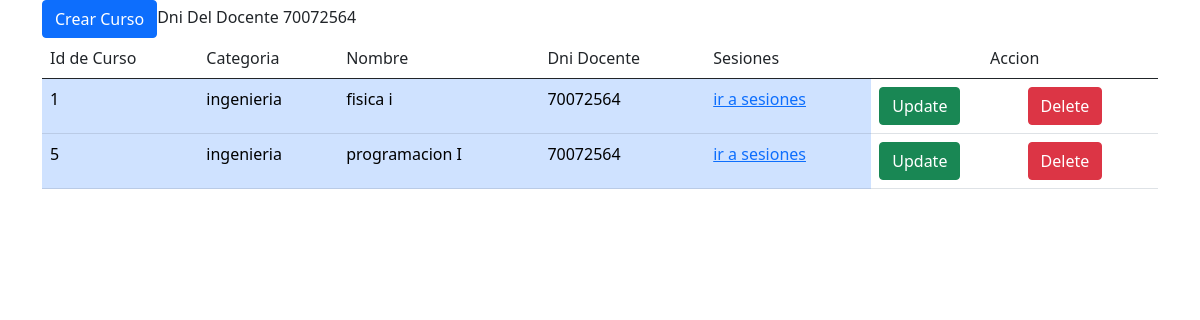
The page /cursos/70072564 on the database its author committed.
### app.py (models this page shows)
class Curso(db.Model):
	idCurso=db.Column(db.Integer, primary_key=True, autoincrement=True)
	categoria=db.Column(db.String(50), nullable=False)
	nombre=db.Column(db.String(50), nullable=False)
	dniDocente=db.Column(db.Integer, db.ForeignKey('docente.dniDocente'))#docente hace refenrencia ala tabla que es creada por la clase Docente que por convencion su tabla esta en minisculas
	sesiones=db.relationship('Sesion', backref='curso', lazy=True)

### app.py (the view)
@app.route("/cursos/<int:dni>", methods=["GET"])
def listar_curso(dni):
	dniB=dni
	curQuery = Curso.query.filter_by(dniDocente=dniB).all()
	if curQuery is None:
		"No exite Cursos con este dni"
	print(curQuery)
	return render_template("cursos.html", cursos=curQuery,dni=dniB)

### templates/cursos.html (shortened to what this page needs)
<!DOCTYPE html>
<html lang="en">
<head>
    <link href="https://cdn.jsdelivr.net/npm/bootstrap@5.0.2/dist/css/bootstrap.min.css" rel="stylesheet">
</head>
<body>
    <div class="container-sm">
        <button type="button" class="btn btn-primary" data-bs-toggle="modal" data-bs-target="#crearCurso">Crear Curso</button><label>Dni Del Docente {{dni}}</label>
        {% if cursos is not none %}
            <table class="table">
                <thead>
                    <tr>
                        <td>Id de Curso</td>
                        <td>Categoria</td>
                        <td>Nombre</td>
                        <td>Dni Docente</td>
                        <td>Sesiones</td>
                        <td colspan="2" class="text-center">Accion</td>
                    </tr>
                </thead>
                <tbody>
                    {% for curso in cursos %}
                        <tr>
                            <td class="table-primary">{{ curso.idCurso }}</td>
                            <td class="table-primary">{{ curso.categoria }}</td>
                            <td class="table-primary">{{ curso.nombre }}</td>
                            <td class="table-primary">{{ curso.dniDocente }}</td>
                            <td class="table-primary"><a href="">ir a sesiones</a></td>
                            <td><button type="button" class="btn btn-success" data-bs-toggle="modal" data-bs-target="#update_curso_{{curso.idCurso}}">Update</button></td>
                            <td><button type="button" class="btn btn-danger" data-bs-toggle="modal" data-bs-target="#delete_curso_{{curso.idCurso}}">Delete</button></td>
                        </tr>
                    {% endfor %}
                </tbody>
            </table>
        {% endif %}
    </div>
</body>
</html>

### rows shown on the page
Curso: idCurso "1", categoria "ingenieria", nombre "fisica i", dniDocente "70072564"
Curso: idCurso "5", categoria "ingenieria", nombre "programacion I", dniDocente "70072564"

### other values the page prints
{{ dni }} "70072564"
